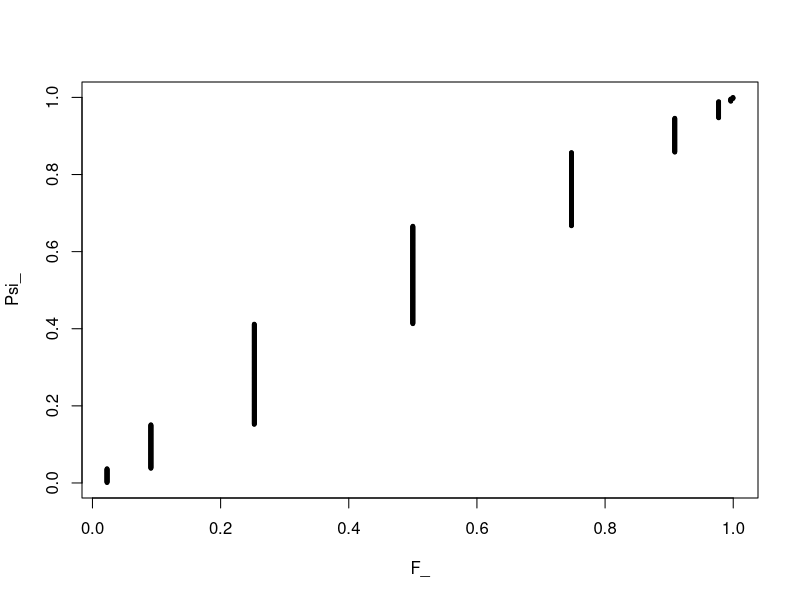

The R script that drew this image:
library(dplyr)

# ME 1 --------------------------------------------------------------------
# 1. False, it gives very strong evidence, but it doesn't prove anything
# 2. False, MC is used to estimate the distribution of the test stat
# the more MC samples you have, the more accurate the estimate is
# MC samples are artificially created, they don't affect the statistical power
# the samples that are collected IRL, affect the statistical power


# ME 2 --------------------------------------------------------------------

# 1. False, it's the compounding type I error
# 2. False, it's because the binomial distribution can be well-approximated by normal

# 3. 
n = 1000
mu = 3
sigma = 1.5

popu = rnorm(n, mu, sigma) 
samp = rbinom(1000, 10, 0.3) 

F_ = samp %>% pnorm(., mean = mu, sd = sigma) %>% sort
Psi_ = (1:n) / n
plot(F_, Psi_, pch = 19, cex = 0.5)


numerator = (F_ - Psi_)^2 * (F_ + Psi_)/2
denominator = F_ * (1 - F_)
denominator
sum(numerator/denominator)

# 4. Wald CI for proportion
n = 52
p_hat = 33/n
Z_alpha = 2.75

epsilon = 2.75 * sqrt(p_hat * (1 - p_hat)/n)

c(p_hat - epsilon, p_hat + epsilon) %>% round(2)



# ME 3 --------------------------------------------------------------------

# 1. False, homoscedastic means "equal variance"
# 2. False, any symmetric distribution does it

df = cbind(c(32, 42,38), c(13, 25, 27))

# 3. How many people did you survey?
sum(df)

# 4. Degree of freedom
(nrow(df) - 1)* (ncol(df) - 1)

# 5. Expected frequency of blue and country

col_T <- df %>% colSums() 
row_T <- df %>% rowSums() 

tcrossprod(row_T, col_T)/sum(df)

# 6. Doesn't really matter which critical value we are using
# in all cases, test stat is greater, so we reject H0
# variables are dependent on one another

# It's we are using the right tail because there is no pont
# checking if our test stat is smaller than the lower bound


# ME 4 --------------------------------------------------------------------
x1 = 76.5
s1 = 5.7
n1 = 23

# Question 1. 
t_22 = 2.0729
SE = s1/sqrt(n1)
print( c(x1 - t_22*SE, x1 + t_22*SE) %>% round(2))

# Question 2.
chisq_r = 36.7807
chisq_l = 10.9823 

c((n1 - 1)*s1^2/chisq_r, (n1 - 1)*s1^2/chisq_l) %>% sqrt %>% round(2)

# Question 3. 
x2 = 73.5
s2 = 5.3
n2 = 24

F_stat = s1^2/s2^2 %>% round(2)
F_22_23 = 2.0246


# Question 4.
xbb = (x1*n1 + x2*n2)/(n1 + n2)
SSM = n1 * (x1 - xbb)^2 + n2 * (x2 - xbb)^2
SSE = s1^2 * (n1 - 1) + s2^2 * (n2 - 1)

# 1. the distribution of the residuals is not linear
# 2. unequal sample size
# 3. small sample size





